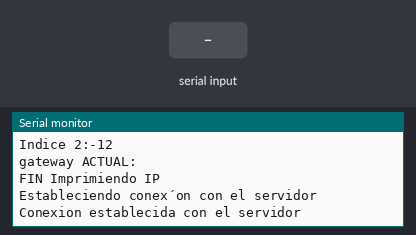
Recording of a sketch running on a simulated Arduino Uno, built with avr-gcc and run on an emulated ATmega328P. Parts: the last lines printed to the serial monitor. The inputs (shaded band) are chosen by the test bench. The modem accepts every AT command (registered, SIM ready, sends succeed) and sends nothing else.

Above: at 15.2 s.
15.3 s: "gateway" received over the second serial link
At 16.0 s:
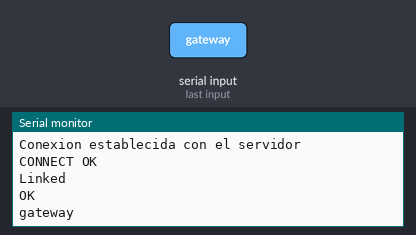
17.7 s: "netmask" received over the second serial link
At 18.2 s:
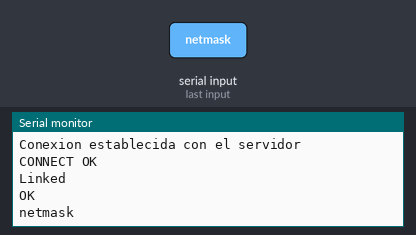
Timing chart, 0 to 20.7 s (numbered marks = the images above; inputs shaded):
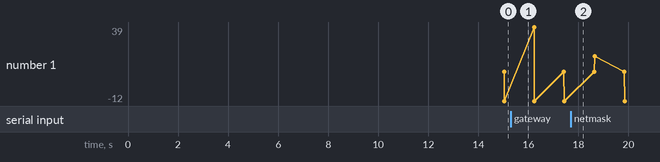

Measured:
- after the input at 15.3 s, the serial monitor: prints a new line at once (image 1)
- after the input at 17.7 s, the serial monitor: prints a new line at once (image 2)

The sketch:

Prueba_modulo_Wifi.ino
```cpp
// Wifi
#include <SoftwareSerial.h>
SoftwareSerial BT1(3, 8); // RX | TX

void sendData(String comando, const int timeout){
    /*
  Enviar comando al esp8266 y verificar la respuesta del módulo, todo esto dentro del tiempo timeout
  */
  long int time = millis(); // medir el tiempo actual para verificar timeout
  BT1.print(comando); // enviar el comando al ESP8266
  while( (time+timeout) > millis()) {//mientras no haya timeout
    while(BT1.available()) {//mientras haya datos por leer
      // Leer los datos disponibles
      char c = BT1.read(); // leer el siguiente caracter
      Serial.print(c);
    }
  }
  return;
}

void configWIFI(){
  Serial.begin(9600);
  BT1.begin(9600);
  sendData("AT+RST\r\n",2000);      // resetear módulo
  sendData("AT+CWMODE=1\r\n",1000); // configurar como cliente
  sendData("AT+CWJAP=\"Pepe\",\"pepitopp\"\r\n",8000); //SSID y contraseña para unirse a red
  //sendData("AT+CWJAP=\"UDNet_Eventos\",\"hackathon_2018\"\r\n",8000); //SSID y contraseña para unirse a red
  sendData("AT+CIFSR\r\n",1000);    // obtener dirección IP
  sendData("AT+CIPMUX=1\r\n",1000); // configurar para multiples conexiones
  sendData("AT+CIPSERVER=1,80\r\n",1000);         // servidor en el puerto 80
}

void runWIFI(){
  long int time = millis(); // medir el tiempo actual para verificar timeout
  //BT1.print("AT+CIFSR\r\n"); // enviar el comando al ESP8266
  BT1.print("AT+CIPSTA?\r\n");
  int contador = 0;
  String ip;
  while( (time+1000) > millis()) {//mientras no haya timeout
    while(BT1.available()) {//mientras haya datos por leer
      // Leer los datos disponibles
      char c = BT1.read(); // leer el siguiente caracter
      Serial.print(c);
      ip = ip+c;
    }
  }

  int pos1=0, pos2=0;
  Serial.println("Imprimiendo IP :"+ip+ "******");
  Serial.print("Indice 1:");
  pos1=ip.indexOf("gateway");
  pos1+=9;
  Serial.println(pos1);
  Serial.print("Indice 2:");
  pos2=ip.indexOf("netmask");
  pos2-=11;
  Serial.println(pos2);
  String gateway = ip.substring(pos1,pos2);
  Serial.println("gateway ACTUAL:" + gateway);
  //Serial.println(ip.substring(ip.indexOf("+CIFSR:STAIP,"), ip.indexOf("+CIFSR:STAMAC")));
  Serial.println("FIN Imprimiendo IP");

 Serial.println("Estableciendo conex´on con el servidor");


 gateway="192.168.173.1/?bandera=0&id=0&latitud=1.0&longitud=2.0&lleno=0";
 //gateway="www.aprende-web.net";

 int variable1=364;
 float variable2=3.14;

 BT1.println("AT+CIPSTART=\"TCP\",\"" + gateway + "\",80");


if( BT1.find("OK"))
      {
        Serial.println("Conexion establecida con el servidor");
      }
 /*
//Armamos el encabezado de la peticion http
  String peticionHTTP= "GET 192.168.173.1/?bandera=0&id=0&latitud=1.0&longitud=2.0&lleno=0 HTTP/1.1\r\n";
  //peticionHTTP=peticionHTTP+String(variable1)+"&b="+String(variable2)+" HTTP/1.1\r\n";
  //peticionHTTP=peticionHTTP+"Host: 192.163.173.1\r\n\r\n";

  Serial.println("Peticion HTTP: "+ peticionHTTP);
  //Enviamos el tamaño en caracteres de la peticion http:
  BT1.print("AT+CIPSEND=");
  BT1.println(peticionHTTP.length());

  Serial.println("Peticion en proceso");
  //esperamos a ">" para enviar la petcion  http
  /*if(BT1.find(">")) // ">" indica que podemos enviar la peticion http
  {
    Serial.println("Enviando HTTP . . .");
    BT1.println(peticionHTTP);
  //}

  */

}

void setup(){
  Serial.begin(9600);
  configWIFI(); //Serial 115200
}

void loop(){
  // Iniciar módulo WIFI ESP8266
  runWIFI();
}
```
